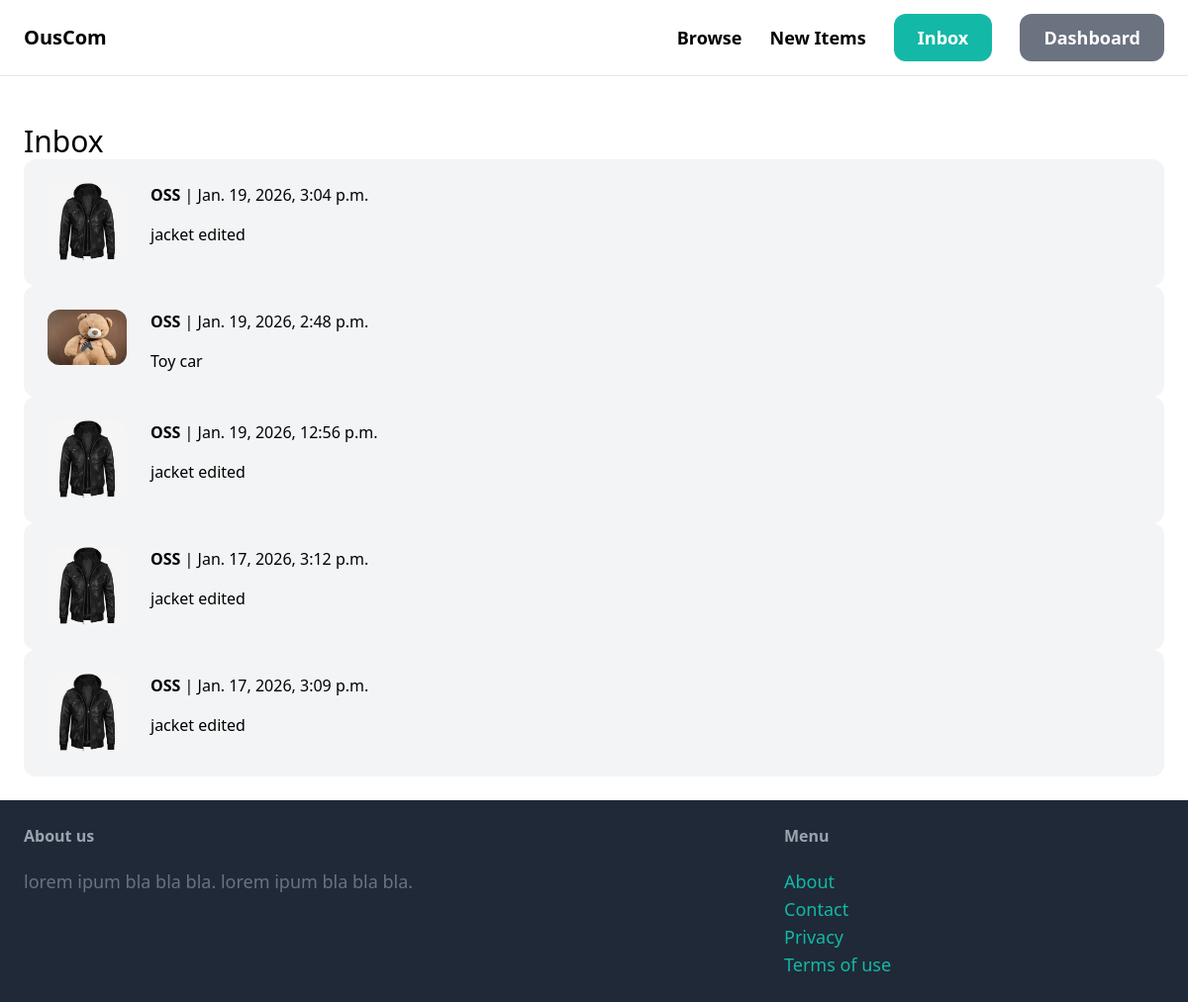
The page /inbox/ (signed in) on the database its author committed.
### conversation/models.py (models this page shows)
class Conversation(models.Model):
    item = models.ForeignKey(Item, related_name = "conversations" , on_delete=models.CASCADE)
    members = models.ManyToManyField(User,related_name="conversations")
    created_at = models.DateTimeField(auto_now_add=True)
    modified_at = models.DateTimeField(auto_now=True)
    class Meta:
        ordering = ('-modified_at',)

### item/models.py (models this page shows, shortened)
class Item(models.Model):
    category = models.ForeignKey(Category, related_name='items', on_delete=models.CASCADE)
    name = models.CharField(max_length=250)
    description = models.TextField(blank = True , null = True)
    price = models.FloatField()
    image = models.ImageField(upload_to = 'image_items', blank=True, null=True)
    is_sold = models.BooleanField(default = False)
    created_by = models.ForeignKey(User, related_name='items', on_delete=models.CASCADE)
    created_at = models.DateTimeField(auto_now_add=True)

### conversation/views.py (the view)
# urls.py: path('', views.inbox, name="inbox"),
@login_required
def inbox(request):
    conversations = Conversation.objects.filter(members__in = [request.user.id])
    return render(request, 'conversation/inbox.html',{
        'conversations' : conversations
    })

### conversation/templates/conversation/inbox.html (shortened to what this page needs)
{% extends 'core/base.html' %}
{% block content %}
    <h1 class="mt-6 text-3xl">Inbox</h1>
    <div class="space-y-6">
        {% for conversation in conversations %}
            <a href="{% url 'conversation:detail' conversation.id %}">
                <div class="p-6 flex bg-gray-100 rounded-xl">
                    <div class="pr-6">
                        <img src="{{ conversation.item.image.url }}" class="w-20 rounded-xl" alt="">
                    </div>
                    <div >
                        {% for member in conversation.members.all %}
                        {% if member != request.user %}
                            <p class="mb-4"><strong>{{member.username}}</strong> | {{conversation.modified_at}}</p>
                            <p>{{ conversation.item.name }}</p>
                        {% endif %}
                        {% endfor %}
                    </div>
                </div>
            </a>
        {% endfor %}
    </div>
{% endblock %}

### rows shown on the page
Conversation: item.image (picture), modified_at "Jan. 19, 2026, 3:04 p.m.", item.name "jacket edited"
Conversation: item.image (picture), modified_at "Jan. 19, 2026, 2:48 p.m.", item.name "Toy car"
Conversation: item.image (picture), modified_at "Jan. 19, 2026, 12:56 p.m.", item.name "jacket edited"
Conversation: item.image (picture), modified_at "Jan. 17, 2026, 3:12 p.m.", item.name "jacket edited"
Conversation: item.image (picture), modified_at "Jan. 17, 2026, 3:09 p.m.", item.name "jacket edited"

### other values the page prints
{{ member.username }} "OSS"
